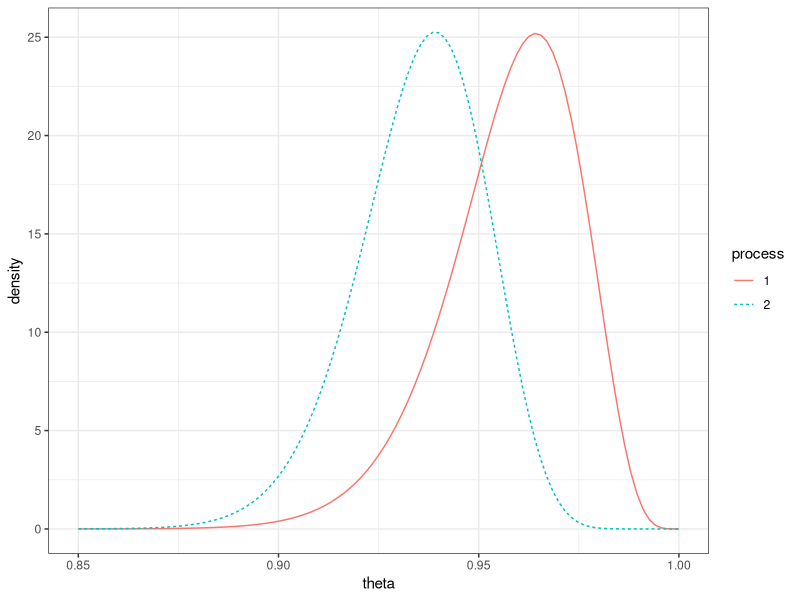
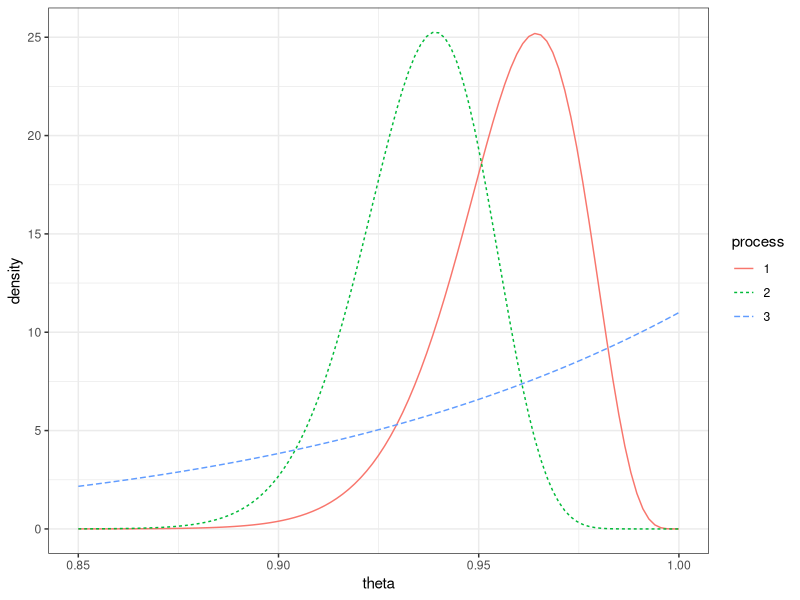

Write the R code that produced these figures, in order.
## ----libraries, message=FALSE, warning=FALSE, cache=FALSE----------------
library("plyr")
library("dplyr")
library("tidyr")
library("ggplot2")

## ----set_seed, echo=FALSE------------------------------------------------
set.seed(2)

## ----data, echo=TRUE-----------------------------------------------------
successes = c(135,216)
attempts  = c(140,230)

## ----data_data_frame, dependson="data", echo=TRUE------------------------
d = data.frame(process   = factor(1:2),
               successes = successes,
               attempts  = attempts)

## ----frequentist_analysis, dependson="data_data_frame", echo=TRUE--------
(pt <- prop.test(d$successes, d$attempts))
pt$p.value; pt$conf.int

## ----posteriors, dependson="data_data_frame", echo=TRUE, fig.height=3----
posterior <- function(d) {
  data.frame(theta = seq(.85,1,length=101)) %>%
       mutate(density = dbeta(theta, 1+d$successes, 1+d$attempts-d$successes))
}

dp <- d %>% group_by(process) %>% do(posterior(.))
  
ggplot(dp, aes(x=theta, y=density, color=process, linetype=process, group=process)) + 
  geom_line() + theme_bw()

## ----bayesian_analysis, dependson="data_data_frame", echo=TRUE-----------
n      <- 1e5
theta1 <- rbeta(n, 1+d$success[1], 1+d$attempts[1] - d$success[1])
theta2 <- rbeta(n, 1+d$success[2], 1+d$attempts[2] - d$success[2])
diff   <- theta1 - theta2

# Bayes estimate for the difference
mean(diff)

# Estimated 95% equal-tail credible interval
quantile(diff, c(.025,.975))

# Estimate of the probability that theta1 is less than theta2
mean(diff < 0)

## ----data2, echo=TRUE----------------------------------------------------
successes = c(135,216,10)
attempts  = c(140,230,10)

## ----data2_data_frame, dependson="data2", echo=TRUE----------------------
d = data.frame(process   = factor(1:3),
               successes = successes,
               attempts  = attempts)

## ----data2_frequentist_analysis, dependson="data2_data_frame", echo=TRUE----
prop.test(d$successes, d$attempts)

# Need to specify a comparison to get confidence intervals of the difference
prop.test(d$successes[c(1,3)], d$attempts[c(1,3)])$conf.int

## ----data2_chi_square, dependson="data2_data_frame", echo=TRUE-----------
d$failures <- d$attempts - d$successes
chisq.test(d[c("successes","failures")])
chisq.test(d[c("successes","failures")], simulate.p.value = TRUE)

## ----data2_bayesian, dependson="data2_data_frame", echo=TRUE,fig.height=3----
posterior <- function(d) {
  data.frame(theta = seq(.85,1,length=101)) %>%
       mutate(density = dbeta(theta, 1+d$successes, 1+d$attempts-d$successes))
}

dp <- d %>% group_by(process) %>% do(posterior(.))
  
ggplot(dp, aes(x=theta, y=density, color=process, linetype=process, group=process)) + 
  geom_line() + theme_bw()

## ----data2_posterior_simulation, dependson="data2_data_frame", echo=TRUE----
posterior_samples <- function(d) {
  data.frame(
    rep = 1:1e5,
    name = paste0("theta", d$process),
    theta = rbeta(1e5, 1+d$successes, 1+d$attempts-d$successes),
    stringsAsFactors = FALSE) 
}

draws <- d %>% group_by(process) %>% do(posterior_samples(.)) %>% ungroup() %>%
  select(-process) %>% tidyr::spread(name, theta)

# Estimate of the comparison probabilities
draws %>% 
  summarize(`P(theta1>theta2|y)` = mean(draws$theta1 > draws$theta2),
            `P(theta1>theta3|y)` = mean(draws$theta1 > draws$theta3),
            `P(theta2>theta3|y)` = mean(draws$theta2 > draws$theta3)) %>%
  gather(comparison, probability)
